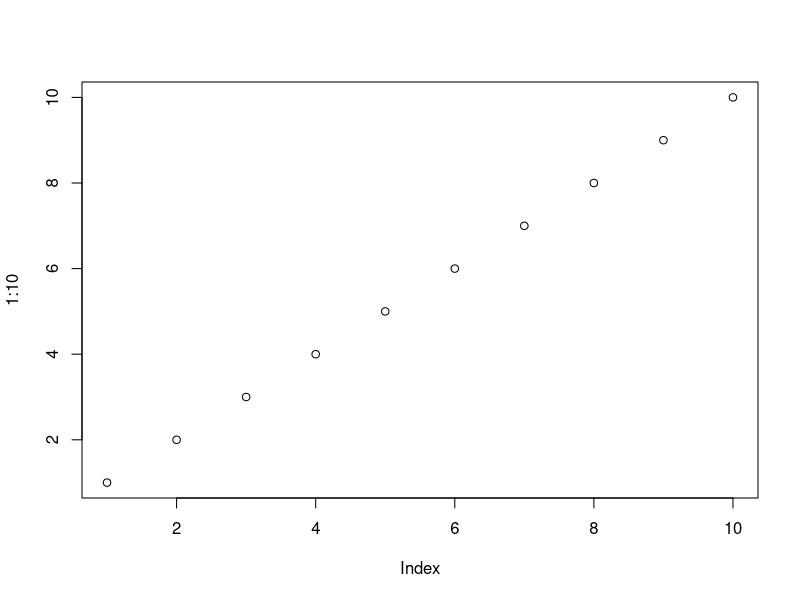
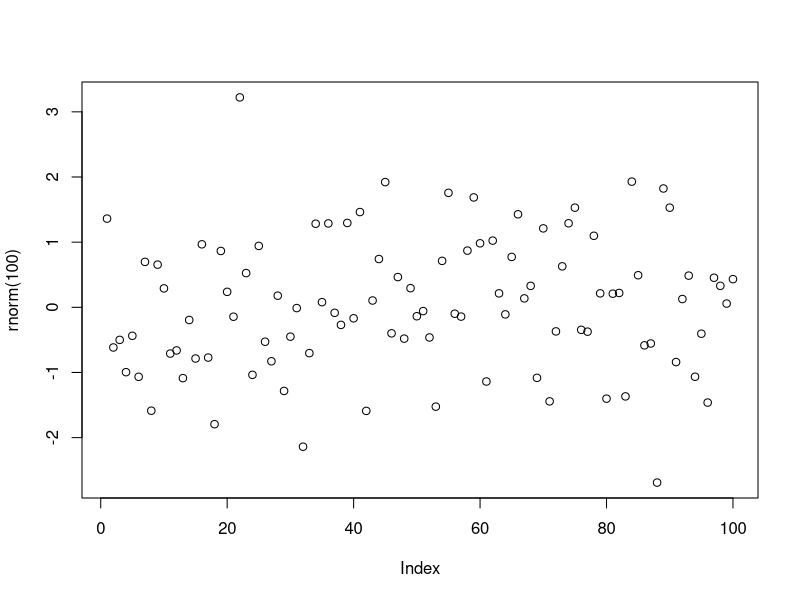

Recreate these plots in R, in order.
## ---- chunk 1
knitr::opts_chunk$set(fig.cap = TRUE)
## ---- chunk 2
plot(1:10)


## ---- chunk 3
plot(rnorm(100))

